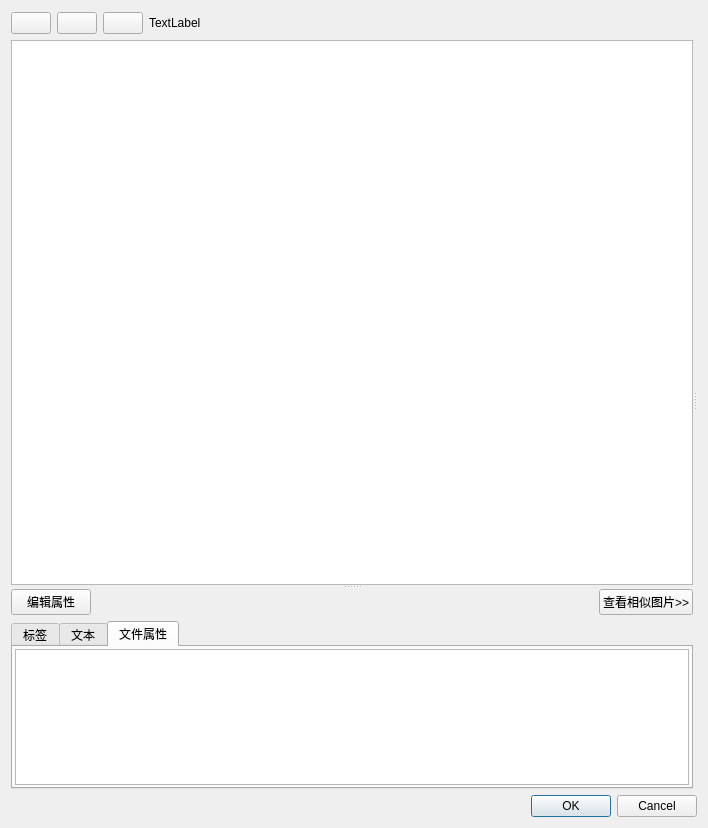
<?xml version="1.0" encoding="UTF-8"?>
<ui version="4.0">
 <class>Dialog</class>
 <widget class="QDialog" name="Dialog">
  <property name="geometry">
   <rect>
    <x>0</x>
    <y>0</y>
    <width>708</width>
    <height>828</height>
   </rect>
  </property>
  <property name="windowTitle">
   <string>Dialog</string>
  </property>
  <layout class="QVBoxLayout" name="verticalLayout">
   <item>
    <widget class="QSplitter" name="splitterLeftRight">
     <property name="orientation">
      <enum>Qt::Orientation::Horizontal</enum>
     </property>
     <widget class="QWidget" name="widgetImageViewer" native="true">
      <layout class="QVBoxLayout" name="verticalLayout_2">
       <item>
        <widget class="QWidget" name="widget" native="true">
         <property name="sizePolicy">
          <sizepolicy hsizetype="Preferred" vsizetype="Fixed">
           <horstretch>0</horstretch>
           <verstretch>0</verstretch>
          </sizepolicy>
         </property>
         <layout class="QHBoxLayout" name="horizontalLayout_2">
          <property name="leftMargin">
           <number>0</number>
          </property>
          <property name="topMargin">
           <number>1</number>
          </property>
          <property name="rightMargin">
           <number>0</number>
          </property>
          <property name="bottomMargin">
           <number>0</number>
          </property>
          <item>
           <widget class="QPushButton" name="pushButtonPrev">
            <property name="sizePolicy">
             <sizepolicy hsizetype="Fixed" vsizetype="Fixed">
              <horstretch>0</horstretch>
              <verstretch>0</verstretch>
             </sizepolicy>
            </property>
            <property name="toolTip">
             <string>上一个</string>
            </property>
            <property name="text">
             <string/>
            </property>
            <property name="icon">
             <iconset>
              <normaloff>../resources/arrow-left.svg</normaloff>../resources/arrow-left.svg</iconset>
            </property>
            <property name="iconSize">
             <size>
              <width>24</width>
              <height>24</height>
             </size>
            </property>
           </widget>
          </item>
          <item>
           <widget class="QPushButton" name="pushButtonRand">
            <property name="sizePolicy">
             <sizepolicy hsizetype="Fixed" vsizetype="Fixed">
              <horstretch>0</horstretch>
              <verstretch>0</verstretch>
             </sizepolicy>
            </property>
            <property name="toolTip">
             <string>随机选择</string>
            </property>
            <property name="text">
             <string/>
            </property>
            <property name="icon">
             <iconset>
              <normaloff>../resources/dice-3.svg</normaloff>../resources/dice-3.svg</iconset>
            </property>
            <property name="iconSize">
             <size>
              <width>24</width>
              <height>24</height>
             </size>
            </property>
           </widget>
          </item>
          <item>
           <widget class="QPushButton" name="pushButtonNext">
            <property name="sizePolicy">
             <sizepolicy hsizetype="Fixed" vsizetype="Fixed">
              <horstretch>0</horstretch>
              <verstretch>0</verstretch>
             </sizepolicy>
            </property>
            <property name="toolTip">
             <string>下一个</string>
            </property>
            <property name="text">
             <string/>
            </property>
            <property name="icon">
             <iconset>
              <normaloff>../resources/arrow-right.svg</normaloff>../resources/arrow-right.svg</iconset>
            </property>
            <property name="iconSize">
             <size>
              <width>24</width>
              <height>24</height>
             </size>
            </property>
           </widget>
          </item>
          <item>
           <widget class="QLabel" name="label">
            <property name="text">
             <string>TextLabel</string>
            </property>
           </widget>
          </item>
         </layout>
        </widget>
       </item>
       <item>
        <widget class="QSplitter" name="splitterUpDown">
         <property name="orientation">
          <enum>Qt::Orientation::Vertical</enum>
         </property>
         <widget class="PanZoomImageView" name="graphicsView">
          <property name="sizePolicy">
           <sizepolicy hsizetype="Expanding" vsizetype="Expanding">
            <horstretch>0</horstretch>
            <verstretch>6</verstretch>
           </sizepolicy>
          </property>
          <property name="minimumSize">
           <size>
            <width>0</width>
            <height>100</height>
           </size>
          </property>
         </widget>
         <widget class="QWidget" name="widgetBottom" native="true">
          <property name="sizePolicy">
           <sizepolicy hsizetype="Preferred" vsizetype="Preferred">
            <horstretch>0</horstretch>
            <verstretch>3</verstretch>
           </sizepolicy>
          </property>
          <property name="minimumSize">
           <size>
            <width>0</width>
            <height>100</height>
           </size>
          </property>
          <property name="maximumSize">
           <size>
            <width>16777215</width>
            <height>200</height>
           </size>
          </property>
          <layout class="QVBoxLayout" name="verticalLayout_3">
           <item>
            <widget class="QWidget" name="widgetOperations" native="true">
             <property name="sizePolicy">
              <sizepolicy hsizetype="Preferred" vsizetype="Fixed">
               <horstretch>0</horstretch>
               <verstretch>0</verstretch>
              </sizepolicy>
             </property>
             <layout class="QHBoxLayout" name="horizontalLayout">
              <property name="leftMargin">
               <number>0</number>
              </property>
              <property name="topMargin">
               <number>0</number>
              </property>
              <property name="rightMargin">
               <number>0</number>
              </property>
              <property name="bottomMargin">
               <number>0</number>
              </property>
              <item>
               <widget class="QPushButton" name="pushButtonEditProperties">
                <property name="text">
                 <string>编辑属性</string>
                </property>
               </widget>
              </item>
              <item>
               <spacer name="horizontalSpacer">
                <property name="orientation">
                 <enum>Qt::Orientation::Horizontal</enum>
                </property>
                <property name="sizeHint" stdset="0">
                 <size>
                  <width>40</width>
                  <height>20</height>
                 </size>
                </property>
               </spacer>
              </item>
              <item>
               <widget class="QPushButton" name="pushButtonShowHideSimilarImages">
                <property name="text">
                 <string>查看相似图片&gt;&gt;</string>
                </property>
               </widget>
              </item>
             </layout>
            </widget>
           </item>
           <item>
            <widget class="QWidget" name="widgetImageProperties" native="true">
             <layout class="QVBoxLayout" name="verticalLayout_9">
              <property name="leftMargin">
               <number>0</number>
              </property>
              <property name="topMargin">
               <number>0</number>
              </property>
              <property name="rightMargin">
               <number>0</number>
              </property>
              <property name="bottomMargin">
               <number>0</number>
              </property>
              <item>
               <widget class="QTabWidget" name="tabWidgetBottom">
                <property name="sizePolicy">
                 <sizepolicy hsizetype="Expanding" vsizetype="Minimum">
                  <horstretch>0</horstretch>
                  <verstretch>0</verstretch>
                 </sizepolicy>
                </property>
                <property name="minimumSize">
                 <size>
                  <width>0</width>
                  <height>40</height>
                 </size>
                </property>
                <property name="currentIndex">
                 <number>2</number>
                </property>
                <widget class="QWidget" name="tabTags">
                 <attribute name="title">
                  <string>标签</string>
                 </attribute>
                 <layout class="QVBoxLayout" name="verticalLayout_4">
                  <property name="leftMargin">
                   <number>2</number>
                  </property>
                  <property name="topMargin">
                   <number>2</number>
                  </property>
                  <property name="rightMargin">
                   <number>2</number>
                  </property>
                  <property name="bottomMargin">
                   <number>2</number>
                  </property>
                  <item>
                   <widget class="QWidget" name="widgetTagEditor" native="true">
                    <layout class="QVBoxLayout" name="verticalLayout_7">
                     <property name="leftMargin">
                      <number>0</number>
                     </property>
                     <property name="topMargin">
                      <number>0</number>
                     </property>
                     <property name="rightMargin">
                      <number>0</number>
                     </property>
                     <property name="bottomMargin">
                      <number>0</number>
                     </property>
                    </layout>
                   </widget>
                  </item>
                 </layout>
                </widget>
                <widget class="QWidget" name="tabText">
                 <attribute name="title">
                  <string>文本</string>
                 </attribute>
                 <layout class="QVBoxLayout" name="verticalLayoutText">
                  <property name="leftMargin">
                   <number>2</number>
                  </property>
                  <property name="topMargin">
                   <number>2</number>
                  </property>
                  <property name="rightMargin">
                   <number>2</number>
                  </property>
                  <property name="bottomMargin">
                   <number>2</number>
                  </property>
                  <item>
                   <widget class="ImageTextEditWidget" name="imageTextEditWidget" native="true">
                    <property name="sizePolicy">
                     <sizepolicy hsizetype="Expanding" vsizetype="Expanding">
                      <horstretch>0</horstretch>
                      <verstretch>0</verstretch>
                     </sizepolicy>
                    </property>
                   </widget>
                  </item>
                 </layout>
                </widget>
                <widget class="QWidget" name="tabFileInfo">
                 <attribute name="title">
                  <string>文件属性</string>
                 </attribute>
                 <layout class="QVBoxLayout" name="verticalLayout_8">
                  <property name="leftMargin">
                   <number>2</number>
                  </property>
                  <property name="topMargin">
                   <number>2</number>
                  </property>
                  <property name="rightMargin">
                   <number>2</number>
                  </property>
                  <property name="bottomMargin">
                   <number>2</number>
                  </property>
                  <item>
                   <widget class="QTableWidget" name="tableWidgetFileInfo"/>
                  </item>
                 </layout>
                </widget>
               </widget>
              </item>
             </layout>
            </widget>
           </item>
          </layout>
         </widget>
        </widget>
       </item>
      </layout>
     </widget>
     <widget class="QWidget" name="widgetSimilarImages" native="true">
      <layout class="QVBoxLayout" name="verticalLayout_6"/>
     </widget>
    </widget>
   </item>
   <item>
    <widget class="QDialogButtonBox" name="buttonBox">
     <property name="orientation">
      <enum>Qt::Orientation::Horizontal</enum>
     </property>
     <property name="standardButtons">
      <set>QDialogButtonBox::StandardButton::Cancel|QDialogButtonBox::StandardButton::Ok</set>
     </property>
    </widget>
   </item>
  </layout>
 </widget>
 <customwidgets>
  <customwidget>
   <class>PanZoomImageView</class>
   <extends>QGraphicsView</extends>
   <header>ui.widgets.pan_zoom_image_view</header>
  </customwidget>
  <customwidget>
   <class>ImageTextEditWidget</class>
   <extends>QWidget</extends>
   <header>ui.widgets.image_text_edit_widget</header>
  </customwidget>
 </customwidgets>
 <resources/>
 <connections>
  <connection>
   <sender>buttonBox</sender>
   <signal>accepted()</signal>
   <receiver>Dialog</receiver>
   <slot>accept()</slot>
   <hints>
    <hint type="sourcelabel">
     <x>248</x>
     <y>254</y>
    </hint>
    <hint type="destinationlabel">
     <x>157</x>
     <y>274</y>
    </hint>
   </hints>
  </connection>
  <connection>
   <sender>buttonBox</sender>
   <signal>rejected()</signal>
   <receiver>Dialog</receiver>
   <slot>reject()</slot>
   <hints>
    <hint type="sourcelabel">
     <x>316</x>
     <y>260</y>
    </hint>
    <hint type="destinationlabel">
     <x>286</x>
     <y>274</y>
    </hint>
   </hints>
  </connection>
 </connections>
</ui>
